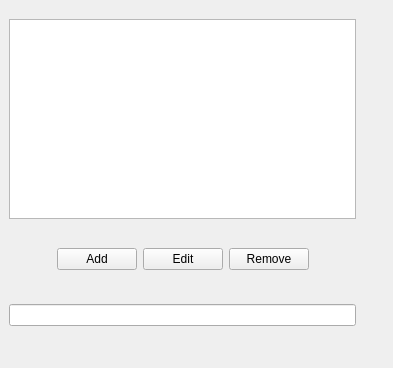
<?xml version="1.0" encoding="UTF-8"?>
<ui version="4.0">
 <class>Form</class>
 <widget class="QWidget" name="Form">
  <property name="geometry">
   <rect>
    <x>0</x>
    <y>0</y>
    <width>393</width>
    <height>368</height>
   </rect>
  </property>
  <property name="windowTitle">
   <string>Form</string>
  </property>
  <widget class="QWidget" name="widget" native="true">
   <property name="geometry">
    <rect>
     <x>0</x>
     <y>10</y>
     <width>365</width>
     <height>330</height>
    </rect>
   </property>
   <layout class="QVBoxLayout" name="verticalLayout">
    <item>
     <widget class="QWidget" name="widget_2" native="true">
      <layout class="QGridLayout" name="gridLayout">
       <item row="0" column="0">
        <widget class="QListWidget" name="category_list">
         <property name="sizePolicy">
          <sizepolicy hsizetype="Expanding" vsizetype="Maximum">
           <horstretch>0</horstretch>
           <verstretch>0</verstretch>
          </sizepolicy>
         </property>
         <property name="minimumSize">
          <size>
           <width>0</width>
           <height>200</height>
          </size>
         </property>
        </widget>
       </item>
      </layout>
     </widget>
    </item>
    <item>
     <widget class="QWidget" name="widget_3" native="true">
      <layout class="QHBoxLayout" name="horizontalLayout">
       <item>
        <spacer name="horizontalSpacer">
         <property name="orientation">
          <enum>Qt::Horizontal</enum>
         </property>
         <property name="sizeHint" stdset="0">
          <size>
           <width>40</width>
           <height>20</height>
          </size>
         </property>
        </spacer>
       </item>
       <item>
        <widget class="QPushButton" name="add_button">
         <property name="text">
          <string>Add</string>
         </property>
        </widget>
       </item>
       <item>
        <widget class="QPushButton" name="edit_button">
         <property name="text">
          <string>Edit</string>
         </property>
        </widget>
       </item>
       <item>
        <widget class="QPushButton" name="remove_button">
         <property name="text">
          <string>Remove</string>
         </property>
        </widget>
       </item>
       <item>
        <spacer name="horizontalSpacer_2">
         <property name="orientation">
          <enum>Qt::Horizontal</enum>
         </property>
         <property name="sizeHint" stdset="0">
          <size>
           <width>40</width>
           <height>20</height>
          </size>
         </property>
        </spacer>
       </item>
      </layout>
     </widget>
    </item>
    <item>
     <widget class="QWidget" name="widget_4" native="true">
      <layout class="QHBoxLayout" name="horizontalLayout_2">
       <item>
        <widget class="QLineEdit" name="new_category_input"/>
       </item>
      </layout>
     </widget>
    </item>
   </layout>
  </widget>
 </widget>
 <resources/>
 <connections/>
</ui>
